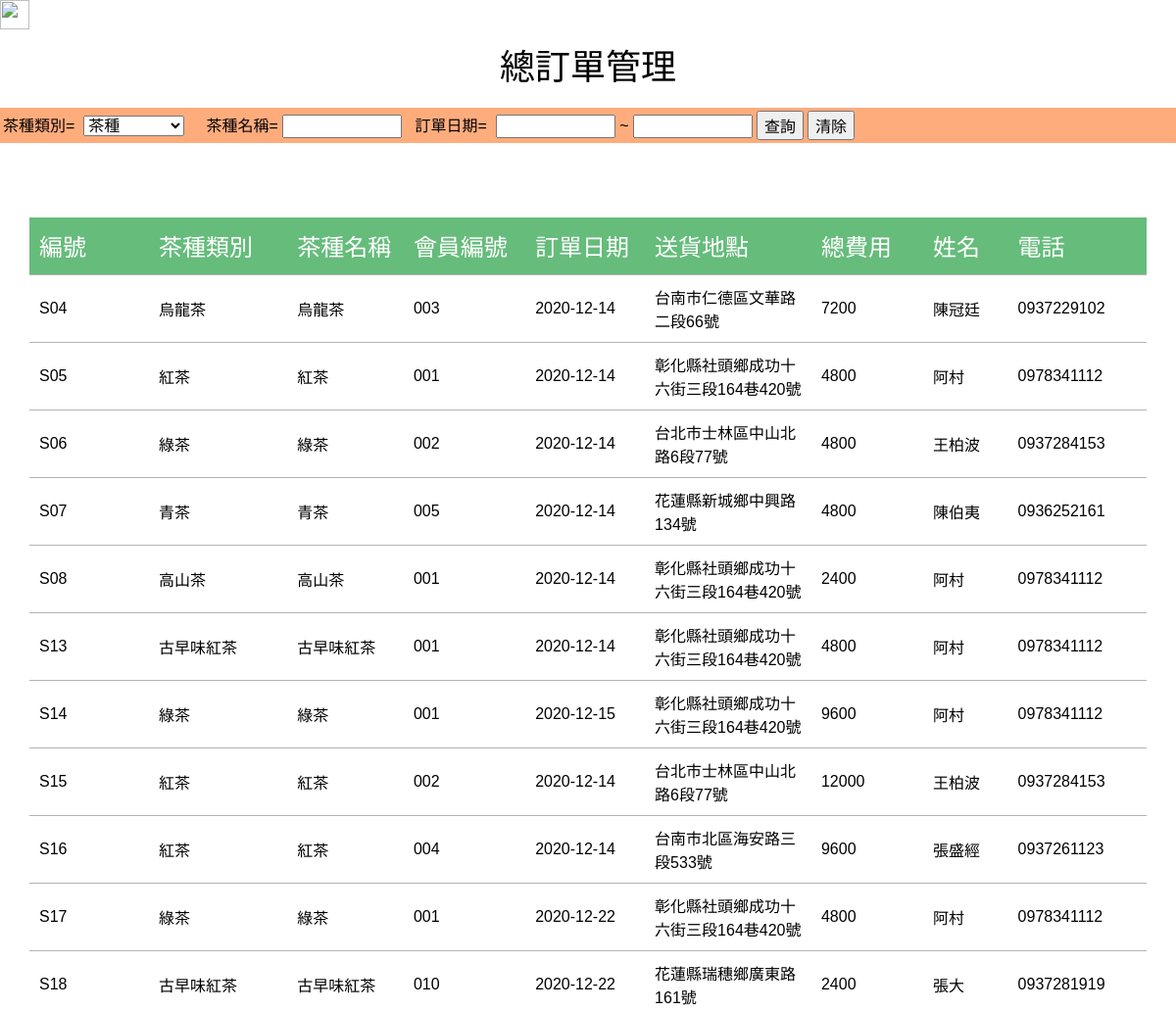
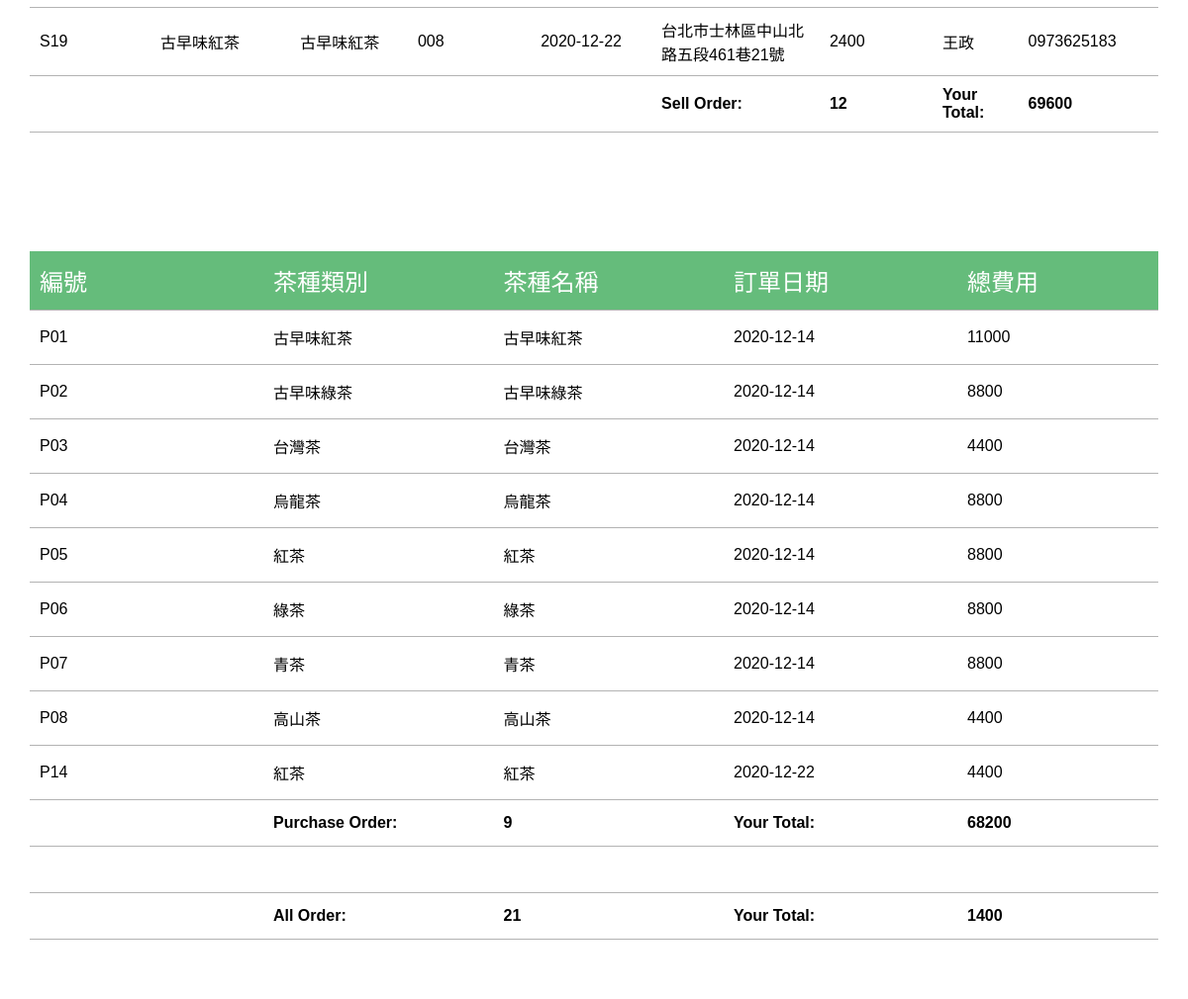
/total.php, run on the app's committed database (2 pictures, top to bottom).
### tables this page shows
CREATE TABLE `tea_order` (
  `tea_type` varchar(20) NOT NULL,
  `tea_num` int(8) NOT NULL,
  `unit_price` int(20) NOT NULL,
  `tea_price` int(20) NOT NULL,
  `tea_date` date NOT NULL,
  `location` varchar(20) NOT NULL,
  `m_ID` varchar(20) NOT NULL,
  `order_ID` varchar(20) NOT NULL
);

CREATE TABLE `member` (
  `m_ID` varchar(20) NOT NULL,
  `m_account` varchar(50) NOT NULL,
  `m_password` varchar(50) NOT NULL,
  `m_name` varchar(20) NOT NULL,
  `m_tel` varchar(20) NOT NULL,
  `m_address` varchar(50) NOT NULL,
  `join_date` date NOT NULL
);

CREATE TABLE `purchase` (
  `tea_type` varchar(20) NOT NULL,
  `tea_num` int(8) NOT NULL,
  `unit_price` int(20) NOT NULL,
  `tea_price` int(20) NOT NULL,
  `tea_date` date NOT NULL,
  `location` varchar(20) NOT NULL,
  `purchase_id` varchar(20) NOT NULL
);

### total.php (the view, shortened to what this page needs)
<head>
    <link rel="stylesheet" href="https://code.jquery.com/ui/1.12.1/themes/start/jquery-ui.css">
    <link rel="stylesheet" href="nicepage.css" media="screen">
    <link rel="stylesheet" href="Page-2.css" media="screen">
</head>
<body>
    <a href="homepage.php"><img src="https://i.pinimg.com/originals/e2/5c/43/e25c43c6a65bdca84c72f0c58524fcd6.png" style="width: 30px;"></img> </a>
    <h2 class="u-align-center u-clearfix u-valign-middle u-text u-text-1">總訂單管理</h2>
    <form  class="searchTable" action="total.php" method="POST" name="query">
        <table>
            <tr>
                <td>
                    茶種類別=&nbsp
                    <select name="tea_name_select">
                        <option>茶種</option>
                    </select>
                    &nbsp&nbsp&nbsp&nbsp茶種名稱=&nbsp<input type="text" size="10" name="t_name">&nbsp&nbsp
                    訂單日期=&nbsp <input class="date" size="10" name="date_begin">&nbsp~&nbsp<input class="date" size="10" name="date_end">
                </td>
                <td>
                    <input type="submit" value="查詢" name="search">
                </td>
                <td>
                    <input type="submit" value="清除">
                </td>
            </tr>
        </table>
    </form>
    <section class="u-align-center u-clearfix u-section-1" id="sec-a1df">
      <div class="u-clearfix u-sheet u-valign-middle u-sheet-1">
        <div class="u-expanded-width u-table u-table-responsive u-table-1">
          <table class="u-table-entity u-table-entity-1">
            <colgroup>
              <col width="10.7%">
              <col width="12.4%">
              <col width="10.4%">
              <col width="10.9%">
              <col width="10.7%">
              <col width="14.9%">
              <col width="10%">
              <col width="7.6%">
              <col width="12.6%">
            </colgroup>
            <thead class="u-custom-font u-font-courier-new u-palette-4-base u-table-header u-table-header-1">
              <tr style="height: 59px;">
                <th class="u-table-cell">編號<br>
                </th>
                <th class="u-table-cell">茶種類別</th>
                <th class="u-table-cell">茶種名稱</th>
                <th class="u-table-cell">會員編號<br>
                </th>
                <th class="u-table-cell">訂單日期<br>
                </th>
                <th class="u-table-cell">送貨地點</th>
                <th class="u-table-cell">總費用</th>
                <th class="u-table-cell">姓名</th>
                <th class="u-table-cell">電話</th>
              </tr>
            </thead>
            <tbody class="u-table-body">
              <?php
                require_once("dbconnect.inc");
                $purchase_sql = "SELECT * FROM purchase";
                $sell_sql = " SELECT * FROM tea_order";
                $purchase_result = mysqli_query($link, $purchase_sql);
                $sell_result = mysqli_query($link, $sell_sql);
                $total_price = 0;
                $s_price = 0;
                while ($rows = mysqli_fetch_array($sell_result, MYSQLI_ASSOC)) {
                  $m_id = $rows["m_ID"];
                  $m_name_sql = "SELECT* FROM member WHERE m_ID = '$m_id' ";
                  $name_result = mysqli_query($link, $m_name_sql);
                  $member_row = mysqli_fetch_array($name_result, MYSQLI_ASSOC);
                  echo "<tr style='height: 55px;'>";
                  echo "<td class='u-border-1 u-border-grey-30 u-border-no-left u-border-no-right u-table-cell'>".$rows["order_ID"]."</td>";
                  echo "<td class='u-border-1 u-border-grey-30 u-border-no-left u-border-no-right u-table-cell'>".$rows["tea_type"]."</td>";
                  echo "<td class='u-border-1 u-border-grey-30 u-border-no-left u-border-no-right u-table-cell'>".$rows["tea_type"]."</td>";
                  echo "<td class='u-border-1 u-border-grey-30 u-border-no-left u-border-no-right u-table-cell'>".$rows["m_ID"]."</td>";
                  echo "<td class='u-border-1 u-border-grey-30 u-border-no-left u-border-no-right u-table-cell'>".$rows["tea_date"]."</td>";
                  echo "<td class='u-border-1 u-border-grey-30 u-border-no-left u-border-no-right u-table-cell'>".$member_row["m_address"]."</td>";
                  echo "<td class='u-border-1 u-border-grey-30 u-border-no-left u-border-no-right u-table-cell'>".$rows["tea_num"] * $rows["unit_price"]."</td>";
                  echo "<td class='u-border-1 u-border-grey-30 u-border-no-left u-border-no-right u-table-cell'>".$member_row["m_name"]."</td>";
                  echo "<td class='u-border-1 u-border-grey-30 u-border-no-left u-border-no-right u-table-cell'>".$member_row["m_tel"]."</td>";
                  echo "</tr>";
                  $total_price = $total_price + $rows["tea_num"] * $rows["unit_price"];
                  $s_price = $s_price + $rows["tea_num"] * $rows["unit_price"];
                }
                $s_num = mysqli_num_rows($sell_result);
                echo "<tr style='height: 47px;' class='u-table-footer u-table-footer-1'>";
                echo "<td class='u-border-1 u-border-grey-30 u-border-no-left u-border-no-right u-table-cell'></td>";
                echo "<td class='u-border-1 u-border-grey-30 u-border-no-left u-border-no-right u-table-cell'></td>";
                echo "<td class='u-border-1 u-border-grey-30 u-border-no-left u-border-no-right u-table-cell'></td>";
                echo "<td class='u-border-1 u-border-grey-30 u-border-no-left u-border-no-right u-table-cell'></td>";
                echo "<td class='u-border-1 u-border-grey-30 u-border-no-left u-border-no-right u-table-cell'></td>";
                echo "<td class='u-border-1 u-border-grey-30 u-border-no-left u-border-no-right u-table-cell'>Sell Order:</td>";
                echo "<td class='u-border-1 u-border-grey-30 u-border-no-left u-border-no-right u-table-cell'>".$s_num."</td>";
                echo "<td class='u-border-1 u-border-grey-30 u-border-no-left u-border-no-right u-table-cell'>Your Total:</td>";
                echo "<td class='u-border-1 u-border-grey-30 u-border-no-left u-border-no-right u-table-cell'>".$s_price."</td>";
                echo "</tr>";
              ?>
          </table>
        </div>
      </div>
    </section>
    <section class="u-align-center u-clearfix u-section-1" id="sec-a1df">
      <div class="u-clearfix u-sheet u-valign-middle u-sheet-1">
        <div class="u-expanded-width u-table u-table-responsive u-table-1">
          <table class="u-table-entity u-table-entity-1">
            <colgroup>
              <col width="20.7%">
              <col width="20.4%">
              <col width="20.4%">
              <col width="20.7%">
              <col width="19%">
            </colgroup>
            <thead class="u-custom-font u-font-courier-new u-palette-4-base u-table-header u-table-header-1">
              <tr style="height: 59px;">
                <th class="u-table-cell">編號<br>
                </th>
                <th class="u-table-cell">茶種類別</th>
                <th class="u-table-cell">茶種名稱</th>
                <th class="u-table-cell">訂單日期<br>
                </th>
                <th class="u-table-cell">總費用</th>
              </tr>
            </thead>
            <tbody class="u-table-body">
              <?php
                $p_price = 0;
                while ($rows = mysqli_fetch_array($purchase_result, MYSQLI_ASSOC)) {
                  echo "<tr style='height: 55px;'>";
                  echo "<td class='u-border-1 u-border-grey-30 u-border-no-left u-border-no-right u-table-cell'>".$rows["purchase_id"]."</td>";
                  echo "<td class='u-border-1 u-border-grey-30 u-border-no-left u-border-no-right u-table-cell'>".$rows["tea_type"]."</td>";
                  echo "<td class='u-border-1 u-border-grey-30 u-border-no-left u-border-no-right u-table-cell'>".$rows["tea_type"]."</td>";
                  echo "<td class='u-border-1 u-border-grey-30 u-border-no-left u-border-no-right u-table-cell'>".$rows["tea_date"]."</td>";
                  echo "<td class='u-border-1 u-border-grey-30 u-border-no-left u-border-no-right u-table-cell'>".$rows["tea_num"] * $rows["unit_price"]."</td>";
                  echo "</tr>";
                  $total_price = $total_price - $rows["tea_num"] * $rows["unit_price"];
                  $p_price = $p_price + $rows["tea_num"] * $rows["unit_price"];
                }
                $p_num = mysqli_num_rows($purchase_result);
                $total = $p_num + $s_num;
                echo "<tr style='height: 47px;' class='u-table-footer u-table-footer-1'>";
                echo "<td class='u-border-1 u-border-grey-30 u-border-no-left u-border-no-right u-table-cell'></td>";
                echo "<td class='u-border-1 u-border-grey-30 u-border-no-left u-border-no-right u-table-cell'>Purchase Order:</td>";
                echo "<td class='u-border-1 u-border-grey-30 u-border-no-left u-border-no-right u-table-cell'>".$p_num."</td>";
                echo "<td class='u-border-1 u-border-grey-30 u-border-no-left u-border-no-right u-table-cell'>Your Total:</td>";
                echo "<td class='u-border-1 u-border-grey-30 u-border-no-left u-border-no-right u-table-cell'>".$p_price."</td>";
                echo "</tr>";
                echo "<tr style='height: 47px;' class='u-table-footer u-table-footer-1'>";
                echo "</tr>";
                echo "<tr style='height: 47px;' class='u-table-footer u-table-footer-1'>";
                echo "<td class='u-border-1 u-border-grey-30 u-border-no-left u-border-no-right u-table-cell'></td>";
                echo "<td class='u-border-1 u-border-grey-30 u-border-no-left u-border-no-right u-table-cell'>All Order:</td>";
                echo "<td class='u-border-1 u-border-grey-30 u-border-no-left u-border-no-right u-table-cell'>".$total."</td>";
                echo "<td class='u-border-1 u-border-grey-30 u-border-no-left u-border-no-right u-table-cell'>Your Total:</td>";
                echo "<td class='u-border-1 u-border-grey-30 u-border-no-left u-border-no-right u-table-cell'>".$total_price."</td>";
                echo "</tr>";
              ?>
          </table>
        </div>
      </div>
    </section>
</body>

### Page-2.css (style rules this page uses)
.u-section-1 .u-sheet-1 { min-height: 464px; }
.u-section-1 .u-table-1 { margin: 60px auto 60px 0; }
.u-section-1 .u-table-entity-1 { min-height: 100px; height: 325px; }
.u-section-1 .u-table-header-1 { background-image: none; font-size: 1.5rem; font-weight: 400; }
.u-section-1 .u-table-footer-1 { font-weight: 700; }

### total.php (style rules this page uses)
.searchTable { background-color: #FFAC7D; }

### data on the page
tea_order: order_ID "S04", tea_type "烏龍茶", m_ID "003", tea_date "2020-12-14", m_ID.m_address "台南市仁德區文華路二段66號", $rows["tea_num"] * $rows["unit_price"] "7200", m_ID.m_name "陳冠廷", m_ID.m_tel "0937229102"
tea_order: order_ID "S05", tea_type "紅茶", m_ID "001", tea_date "2020-12-14", m_ID.m_address "彰化縣社頭鄉成功十六街三段164巷420號", $rows["tea_num"] * $rows["unit_price"] "4800", m_ID.m_name "阿村", m_ID.m_tel "0978341112"
tea_order: order_ID "S06", tea_type "綠茶", m_ID "002", tea_date "2020-12-14", m_ID.m_address "台北市士林區中山北路6段77號", $rows["tea_num"] * $rows["unit_price"] "4800", m_ID.m_name "王柏波", m_ID.m_tel "0937284153"
tea_order: order_ID "S07", tea_type "青茶", m_ID "005", tea_date "2020-12-14", m_ID.m_address "花蓮縣新城鄉中興路134號", $rows["tea_num"] * $rows["unit_price"] "4800", m_ID.m_name "陳伯夷", m_ID.m_tel "0936252161"
tea_order: order_ID "S08", tea_type "高山茶", m_ID "001", tea_date "2020-12-14", m_ID.m_address "彰化縣社頭鄉成功十六街三段164巷420號", $rows["tea_num"] * $rows["unit_price"] "2400", m_ID.m_name "阿村", m_ID.m_tel "0978341112"
tea_order: order_ID "S13", tea_type "古早味紅茶", m_ID "001", tea_date "2020-12-14", m_ID.m_address "彰化縣社頭鄉成功十六街三段164巷420號", $rows["tea_num"] * $rows["unit_price"] "4800", m_ID.m_name "阿村", m_ID.m_tel "0978341112"
tea_order: order_ID "S14", tea_type "綠茶", m_ID "001", tea_date "2020-12-15", m_ID.m_address "彰化縣社頭鄉成功十六街三段164巷420號", $rows["tea_num"] * $rows["unit_price"] "9600", m_ID.m_name "阿村", m_ID.m_tel "0978341112"
tea_order: order_ID "S15", tea_type "紅茶", m_ID "002", tea_date "2020-12-14", m_ID.m_address "台北市士林區中山北路6段77號", $rows["tea_num"] * $rows["unit_price"] "12000", m_ID.m_name "王柏波", m_ID.m_tel "0937284153"
tea_order: order_ID "S16", tea_type "紅茶", m_ID "004", tea_date "2020-12-14", m_ID.m_address "台南市北區海安路三段533號", $rows["tea_num"] * $rows["unit_price"] "9600", m_ID.m_name "張盛經", m_ID.m_tel "0937261123"
tea_order: order_ID "S17", tea_type "綠茶", m_ID "001", tea_date "2020-12-22", m_ID.m_address "彰化縣社頭鄉成功十六街三段164巷420號", $rows["tea_num"] * $rows["unit_price"] "4800", m_ID.m_name "阿村", m_ID.m_tel "0978341112"
tea_order: order_ID "S18", tea_type "古早味紅茶", m_ID "010", tea_date "2020-12-22", m_ID.m_address "花蓮縣瑞穗鄉廣東路161號", $rows["tea_num"] * $rows["unit_price"] "2400", m_ID.m_name "張大", m_ID.m_tel "0937281919"
tea_order: order_ID "S19", tea_type "古早味紅茶", m_ID "008", tea_date "2020-12-22", m_ID.m_address "台北市士林區中山北路五段461巷21號", $rows["tea_num"] * $rows["unit_price"] "2400", m_ID.m_name "王政", m_ID.m_tel "0973625183"
purchase: purchase_id "P01", tea_type "古早味紅茶", tea_date "2020-12-14", $rows["tea_num"] * $rows["unit_price"] "11000"
purchase: purchase_id "P02", tea_type "古早味綠茶", tea_date "2020-12-14", $rows["tea_num"] * $rows["unit_price"] "8800"
purchase: purchase_id "P03", tea_type "台灣茶", tea_date "2020-12-14", $rows["tea_num"] * $rows["unit_price"] "4400"
purchase: purchase_id "P04", tea_type "烏龍茶", tea_date "2020-12-14", $rows["tea_num"] * $rows["unit_price"] "8800"
purchase: purchase_id "P05", tea_type "紅茶", tea_date "2020-12-14", $rows["tea_num"] * $rows["unit_price"] "8800"
purchase: purchase_id "P06", tea_type "綠茶", tea_date "2020-12-14", $rows["tea_num"] * $rows["unit_price"] "8800"
purchase: purchase_id "P07", tea_type "青茶", tea_date "2020-12-14", $rows["tea_num"] * $rows["unit_price"] "8800"
purchase: purchase_id "P08", tea_type "高山茶", tea_date "2020-12-14", $rows["tea_num"] * $rows["unit_price"] "4400"
purchase: purchase_id "P14", tea_type "紅茶", tea_date "2020-12-22", $rows["tea_num"] * $rows["unit_price"] "4400"

### other printed values
$s_num "12"
$s_price "69600"
$p_num "9"
$p_price "68200"
$total "21"
$total_price "1400"
